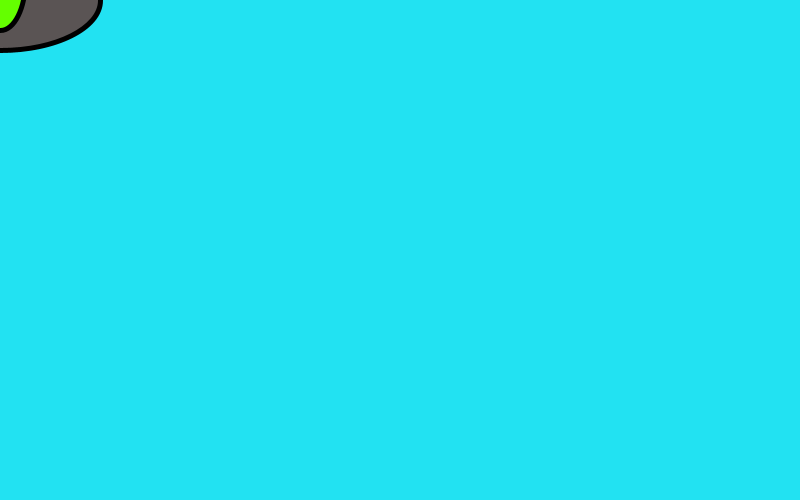
Frame 1 (no input)
Frame 60 (the mouse pressed at the canvas centre just before this capture): identical to frame 1, image omitted
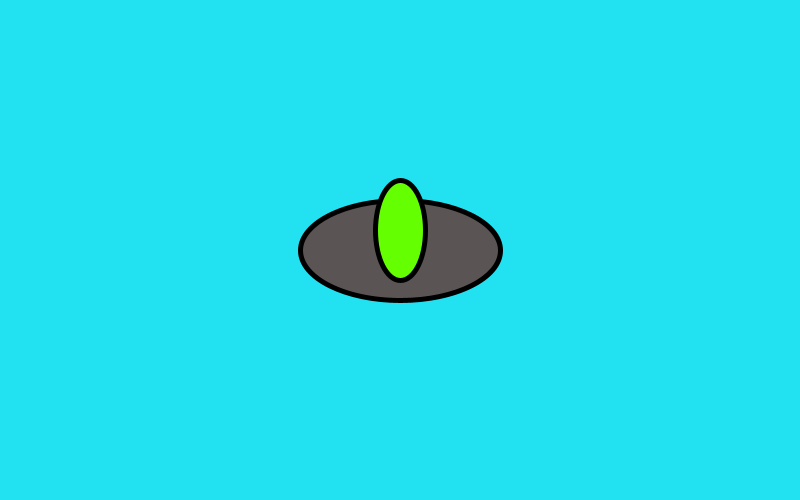
Frame 120 (the mouse held since frame 60 and released just before this capture)

The Processing sketch that drew these frames (run headless with seeded random() and noise(); from frame 60 on, the mouse is pressed at the canvas centre):

// Processing sketch: processing_148266
// ── processing_148266.pde

void setup()
{
size(800,500); 
background(34,226,242); 

}
void draw()
{
background(34,226,242);
fill(90,84,84);
strokeWeight(5);
stroke(0);
ellipse(mouseX,mouseY, 200,100);  
fill(100,255,0);
ellipse(mouseX,mouseY-20,50,100);

} 
void mousePressed() 
{ 
  strokeWeight(10);
  stroke(0,255,0);
  line(random(600),700,mouseX,mouseY+55); 
} 
